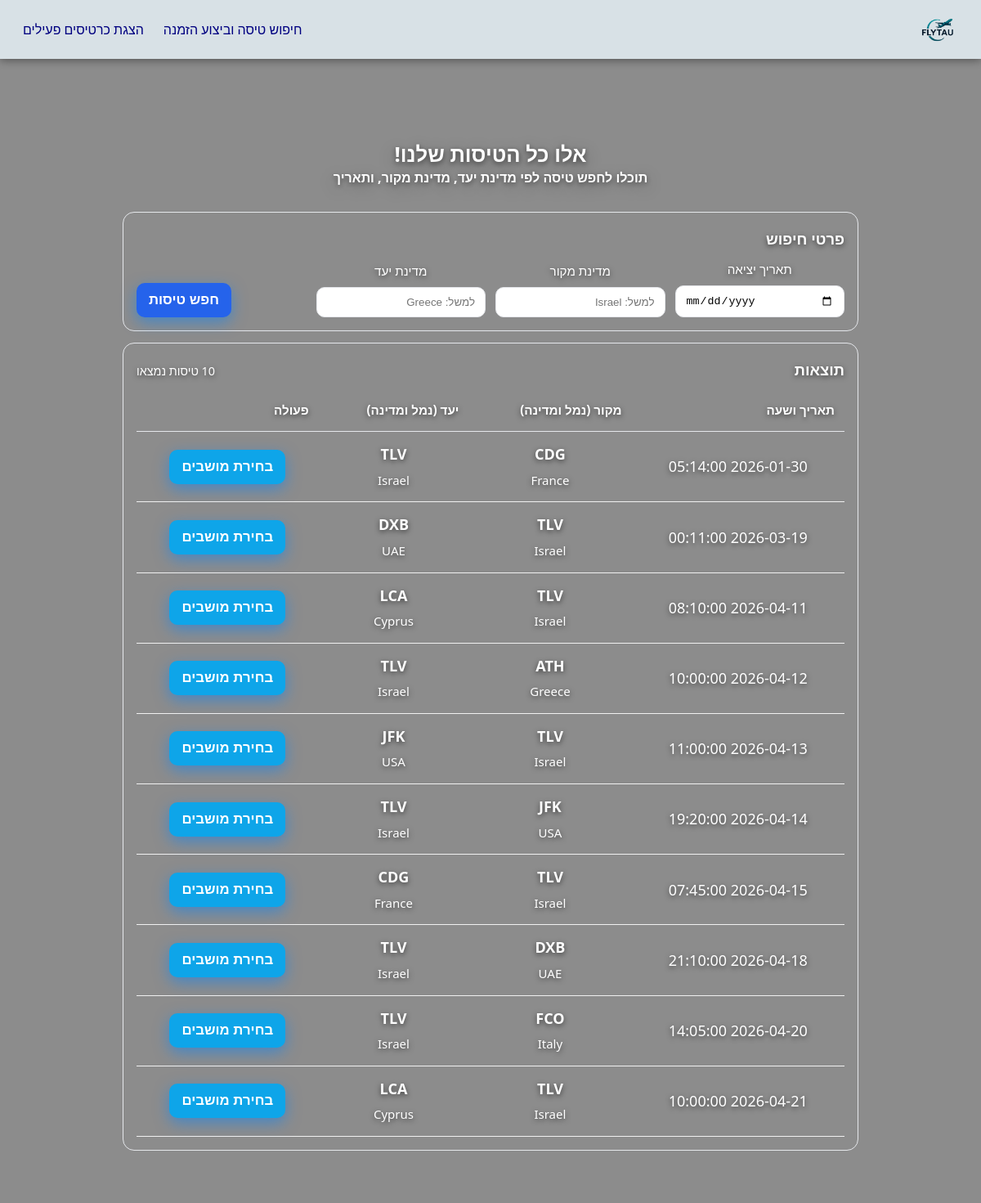
Screenshot of /flight_search_guest with the database file from the repository.
### tables this page shows
CREATE TABLE `flight` (
  `flight_number` INT NOT NULL,
  `aircraft_id_number` INT NULL,
  `origin_airport` VARCHAR(45) NULL,
  `destination_airport` VARCHAR(45) NULL,
  `departure_datetime` DATETIME NULL,
  `status` VARCHAR(45) NULL,
  PRIMARY KEY (`flight_number`),
  CONSTRAINT `fk_fl_air` FOREIGN KEY (`aircraft_id_number`) REFERENCES `aircraft` (`aircraft_id_number`),
  CONSTRAINT `fk_fl_rt` FOREIGN KEY (`origin_airport`, `destination_airport`) REFERENCES `flight_route` (`origin_airport`, `destination_airport`)
);

CREATE TABLE `airport` (
  `airport_name` VARCHAR(45) NOT NULL,
  `country` VARCHAR(45) NULL,
  PRIMARY KEY (`airport_name`)
);

### main.py (the view)
@app.route('/flight_search_guest', methods=["GET"])
def flight_search_guest():
    departure_date = (request.args.get("departure_datetime") or "").strip()
    origin_country = (request.args.get("origin_country") or "").strip()
    destination_country = (request.args.get("destination_country") or "").strip()
    searched = any([departure_date, origin_country, destination_country])
    query = """
        SELECT
            f.flight_number,
            f.departure_datetime,
            f.origin_airport,
            a1.country AS origin_country,
            f.destination_airport,
            a2.country AS destination_country
        FROM flight f
        JOIN airport a1 ON f.origin_airport = a1.airport_name
        JOIN airport a2 ON f.destination_airport = a2.airport_name
        WHERE f.departure_datetime >= datetime('now') AND f.status = 'ACTIVE'

    """
    params = []
    if departure_date:
        query += " AND DATE(f.departure_datetime) = ?"
        params.append(departure_date)
    if origin_country:
        query += " AND a1.country LIKE ?"
        params.append(f"%{origin_country}%")
    if destination_country:
        query += " AND a2.country LIKE ?"
        params.append(f"%{destination_country}%")
    query += " ORDER BY f.departure_datetime"
    with db_conn() as cursor:
        cursor.execute(query, params)
        flights = cursor.fetchall()
    countries = get_airport_countries()
    return render_template('flight_search_guest.html',
                           flights=flights,
                           searched=searched,
                           countries=countries)

### utils.py (called while the page is built)
@contextmanager
def db_conn():
    mydb = None
    cursor = None
    try:
        mydb = sqlite3.connect(
            DB_PATH,
            check_same_thread=False
        )
        mydb.isolation_level = None
        mydb.row_factory = sqlite3.Row
        cursor = mydb.cursor()
        yield cursor
    finally:
        if cursor:
            cursor.close()
        if mydb:
            mydb.close()

def get_airport_countries():
    sql = """
        SELECT DISTINCT country
        FROM airport
        WHERE country IS NOT NULL AND country <> ''
        ORDER BY country;
    """
    with db_conn() as cur:
        cur.execute(sql)
        rows = cur.fetchall()
    return [r["country"] for r in rows]

### templates/flight_search_guest.html (shortened to what this page needs)
{% extends "layout_page.html" %}
{% block ruler %}
<ul class="nav-links">
  <li>
    <a href="/flight_search_guest" class="white-glow-hover">חיפוש טיסה וביצוע הזמנה</a>
  </li>
  <li>
    <a href="/sign_in_show_tickets" class="white-glow-hover">הצגת כרטיסים פעילים</a>
  </li>
</ul>
{% endblock %}
{% block page_title %}
<div class="page-head">
  <h1>אלו כל הטיסות שלנו!</h1> <h2>תוכלו לחפש טיסה לפי מדינת יעד, מדינת מקור, ותאריך</h2>
</div>
{% endblock %}
{% block content %}
<section class="card">
  <div class="card-header">
    <h2>פרטי חיפוש</h2>
  </div>
  <form method="GET" action="/results" class="search-grid">
    <div class="field">
      <label for="departure_datetime">תאריך יציאה</label>
      <input
        id="departure_datetime"
        name="departure_datetime"
        type="date"
        value="{{ request.args.get('departure_datetime','') }}"
        required
      >
    </div>
    <div class="field">
      <label for="origin_country">מדינת מקור</label>
      <input
        id="origin_country"
        name="origin_country"
        type="text"
        list="countries_list"
        placeholder="למשל: Israel"
        value="{{ request.args.get('origin_country','') }}"
        required
      >
    </div>
    <div class="field">
      <label for="destination_country">מדינת יעד</label>
      <input
        id="destination_country"
        name="destination_country"
        type="text"
        list="countries_list"
        placeholder="למשל: Greece"
        value="{{ request.args.get('destination_country','') }}"
        required
      >
    </div>
    <div class="actions">
      <button class="btn primary" type="submit">חפש טיסות</button>
    </div>
  </form>
</section>
{% if flights is defined %}
<section class="card">
  <div class="card-header">
    <h2>תוצאות</h2>
    <span class="hint">{{ flights|length }} טיסות נמצאו</span>
  </div>
  {% if flights and flights|length > 0 %}
  <div class="table-wrap">
    <table class="flights-table">
      <thead>
        <tr>
          <th>תאריך ושעה</th>
          <th>מקור (נמל ומדינה)</th>
          <th>יעד (נמל ומדינה)</th>
          <th>פעולה</th>
        </tr>
      </thead>
      <tbody>
        {% for f in flights %}
        <tr>
          <td>{{ f.departure_datetime }}</td>
          <td>
            <strong>{{ f.origin_airport }}</strong><br>
            <small style="color: var(--muted);">{{ f.origin_country }}</small>
          </td>
          <td>
            <strong>{{ f.destination_airport }}</strong><br>
            <small style="color: var(--muted);">{{ f.destination_country }}</small>
          </td>
          <td>
            <form method="POST" action="/select_seats_guest" class="inline-form">
              <button class="btn secondary" type="submit">בחירת מושבים</button>
            </form>
          </td>
        </tr>
        {% endfor %}
      </tbody>
    </table>
  </div>
  {% else %}
    <div class="empty">
      <div class="empty-title">לא נמצאו טיסות</div>
      <div class="empty-text">נסו לשנות תאריך או מדינות ולחפש שוב</div>
    </div>
  {% endif %}
</section>
{% endif %}
{% endblock %}

### static/styles.css (style rules this page uses)
html, body { margin: 0; padding: 0; height: 100%; font-family: "Segoe UI", Arial, sans-serif; color: #ffffff; cursor: url("../static/small.png") 16 16, auto; }
button, a, input, select, textarea { cursor: url("../static/small.png") 16 16, auto; }
.nav-links { list-style: none; margin: 0; padding: 0; display: flex; gap: 24px; }
.nav-links a { color: #000080; text-decoration: none; font-size: 1rem; transition: 0.25s; }
button, .btn { background: linear-gradient(135deg,#0076ff,#003f91); border: none; padding: 12px 26px; color: white; font-size: 1.05rem; border-radius: 50px; box-shadow: 0 6px 18px rgba(0, 132, 255, 0.5); transition: 0.2s; }
:root { --bg: #f6f7fb; --card: ##191970; --text: ##191970; --muted: #ffffff; --line: #e5e7eb; --primary: #2563eb; --primaryHover: #1d4ed8; --secondary: #0ea5e9; --secondaryHover: #0284c7; }
.page-head h1 { margin: 0 0 6px 0; font-size: 1.6rem; }
.page-head h2 { margin: 0 0 6px 0; font-size: 1rem; }
.white-glow-hover { transition: text-shadow 0.3s ease, color 0.3s ease; text-decoration: none; }
.card { background: var(--card); border: 1px solid var(--line); border-radius: 14px; padding: 16px; margin: 14px 0; }
.card-header { display: flex; align-items: baseline; justify-content: space-between; gap: 12px; margin-bottom: 10px; }
.card-header h2 { margin: 0; font-size: 1.15rem; }
.hint { color: var(--muted); font-size: 0.9rem; }
.search-grid { display: grid; grid-template-columns: repeat(4, minmax(0, 1fr)); gap: 12px; align-items: end; }
.field { display: flex; flex-direction: column; gap: 6px; }
.field label { font-size: 0.95rem; }
.field input { border: 1px solid var(--line); border-radius: 10px; padding: 10px 12px; outline: none; }
.actions { display: flex; gap: 10px; justify-content: flex-end; }
.btn { border: 1px solid transparent; border-radius: 10px; padding: 10px 14px; cursor: pointer; text-decoration: none; font-weight: 600; display: inline-flex; align-items: center; justify-content: center; white-space: nowrap; }
.btn.primary { background: var(--primary); color: #fff; }
.btn.secondary { background: var(--secondary); color: #fff; }
.table-wrap { overflow-x: auto; color: #ffffff; }
.flights-table { width: 100%; border-collapse: collapse; }
.flights-table thead th { text-align: right; font-size: 0.95rem; padding: 12px; border-bottom: 1px solid var(--line); color: var(--muted); }
.flights-table tbody td { padding: 12px; border-bottom: 1px solid #f0f0f0; }
.inline-form { margin: 0; }

### rows the page displays
flight: departure_datetime "2026-01-30 05:14:00", origin_airport "CDG", origin_country "France", destination_airport "TLV", destination_country "Israel"
flight: departure_datetime "2026-03-19 00:11:00", origin_airport "TLV", origin_country "Israel", destination_airport "DXB", destination_country "UAE"
flight: departure_datetime "2026-04-11 08:10:00", origin_airport "TLV", origin_country "Israel", destination_airport "LCA", destination_country "Cyprus"
flight: departure_datetime "2026-04-12 10:00:00", origin_airport "ATH", origin_country "Greece", destination_airport "TLV", destination_country "Israel"
flight: departure_datetime "2026-04-13 11:00:00", origin_airport "TLV", origin_country "Israel", destination_airport "JFK", destination_country "USA"
flight: departure_datetime "2026-04-14 19:20:00", origin_airport "JFK", origin_country "USA", destination_airport "TLV", destination_country "Israel"
flight: departure_datetime "2026-04-15 07:45:00", origin_airport "TLV", origin_country "Israel", destination_airport "CDG", destination_country "France"
flight: departure_datetime "2026-04-18 21:10:00", origin_airport "DXB", origin_country "UAE", destination_airport "TLV", destination_country "Israel"
flight: departure_datetime "2026-04-20 14:05:00", origin_airport "FCO", origin_country "Italy", destination_airport "TLV", destination_country "Israel"
flight: departure_datetime "2026-04-21 10:00:00", origin_airport "TLV", origin_country "Israel", destination_airport "LCA", destination_country "Cyprus"
